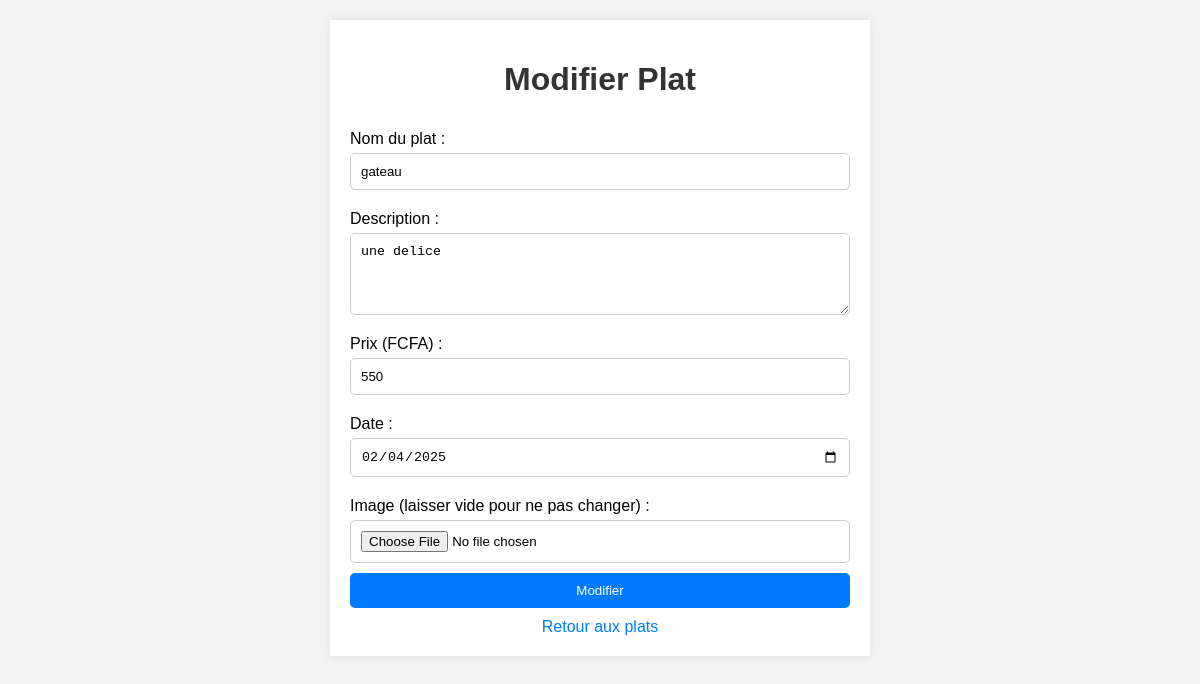
Screenshot of /php/modifier_plat.php?id=3 (signed in) with the database file from the repository.
### tables this page shows
CREATE TABLE `menu` (
  `id` int(11) NOT NULL,
  `plat` varchar(255) NOT NULL,
  `description` text DEFAULT NULL,
  `image` varchar(255) DEFAULT NULL,
  `prix` float NOT NULL,
  `date` date NOT NULL
);

### php/modifier_plat.php (the view, shortened to what this page needs)
<?php
include '../config/connexion_bd.php';
$id = $_GET['id'];
$sql = "SELECT * FROM menu WHERE id='$id'";
$result = $conn->query($sql);
$plat = $result->fetch_assoc();
?>
<!DOCTYPE html>
<html lang="fr">
<head>
</head>
<body>
    <div class="container">
        <h1>Modifier Plat</h1>
        <form action="modifier_plat.php" method="POST" enctype="multipart/form-data">
            <label for="plat">Nom du plat :</label>
            <input type="text" id="plat" name="plat" value="<?php echo $plat['plat']; ?>" required>
            <label for="description">Description :</label>
            <textarea id="description" name="description" rows="4" required><?php echo $plat['description']; ?></textarea>
            <label for="prix">Prix (FCFA) :</label>
            <input type="number" id="prix" name="prix" step="0.01" value="<?php echo $plat['prix']; ?>" required>
            <label for="date">Date :</label>
            <input type="date" id="date" name="date" value="<?php echo $plat['date']; ?>" required>
            <label for="image">Image (laisser vide pour ne pas changer) :</label>
            <input type="file" id="image" name="image" accept="image/*">
            <input type="submit" value="Modifier">
        </form>
        <div class="link">
            <a href="afficher_plats.php">Retour aux plats</a>
        </div>
    </div>
</body>
</html>

### php/modifier_plat.php (style rules this page uses)
body { font-family: Arial, sans-serif; background-color: #f4f4f4; margin: 0; padding: 20px; }
.container { max-width: 500px; margin: auto; background: white; padding: 20px; box-shadow: 0 0 10px rgba(0, 0, 0, 0.1); }
h1 { text-align: center; color: #333; }
form { display: flex; flex-direction: column; }
label { margin: 10px 0 5px; }
input[type="text"], textarea, input[type="number"], input[type="date"], input[type="file"] { padding: 10px; margin-bottom: 10px; border: 1px solid #ccc; border-radius: 5px; }
input[type="submit"] { padding: 10px; border: none; background-color: #007bff; color: white; border-radius: 5px; cursor: pointer; }
.link { text-align: center; margin-top: 10px; }
.link a { color: #007bff; text-decoration: none; }

### rows the page displays
menu: plat "gateau", description "une delice", prix "550", date "02/04/2025"
